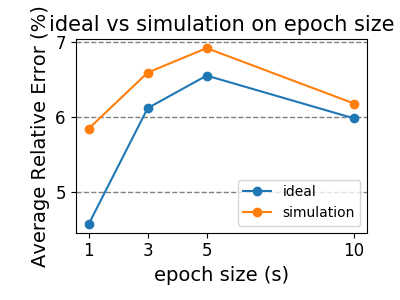

Generate this figure with Python:
pcap_file_name="equinix-chicago.dirA.20160121-130000.UTC.anon.pcap"

from data_helper.data_path_helper.sketch_cp_path_helper import get_sketch_cp_hll_path
from python_lib.pkl_saver import PklSaver

from statistics import median

row = 1
width = 4096
epoch = 1

epoch_normal = []
epoch_sketch_aug = []
diff = []

for epoch in [1,3,5,10]:
# for epoch in [10,5,3,1]:
    cp_output_path = get_sketch_cp_hll_path(hash_set_num=1, w=width, d=row, l=1, sketch_aug=False, crc=True, epoch=epoch, pcap_file_name=pcap_file_name)
    saver = PklSaver(cp_output_path, "data.pkl")
    data = saver.load()
    a = median(data)
    epoch_normal.append()

    cp_output_path = get_sketch_cp_hll_path(hash_set_num=1, w=width, d=row, l=1, sketch_aug=True, crc=True, epoch=epoch, pcap_file_name=pcap_file_name)
    saver = PklSaver(cp_output_path, "data.pkl")
    data = saver.load()
    b = median(data)
    epoch_sketch_aug.append()
    # print(data)

print(epoch_normal)
print(epoch_sketch_aug)

import matplotlib.pyplot as plt

fig_size = (4, 3)

fig, ax = plt.subplots(figsize=fig_size)

linest = "-"
markerst = 'o'

# x_label = ["10", "5", "3", "1"]
x_label = [1, 3, 5, 10]
ax.plot(x_label, epoch_normal, label='ideal', color="C0", marker=markerst, linestyle=linest)
ax.plot(x_label, epoch_sketch_aug, label='simulation', color="C1", marker=markerst, linestyle=linest)
ax.set_ylabel('Average Relative Error (%)', fontsize=14)
ax.set_xlabel('epoch size (s)', fontsize=14)
plt.tick_params(labelsize=12)
plt.grid(color='gray', linestyle='--', linewidth=1, axis='y')
plt.xticks(x_label, x_label)
ax.set_title('ideal vs simulation on epoch size', fontsize=15)

fig.tight_layout()
plt.legend()
plt.savefig("/Users/hnamkung/Desktop/plot1.png")
plt.show()







